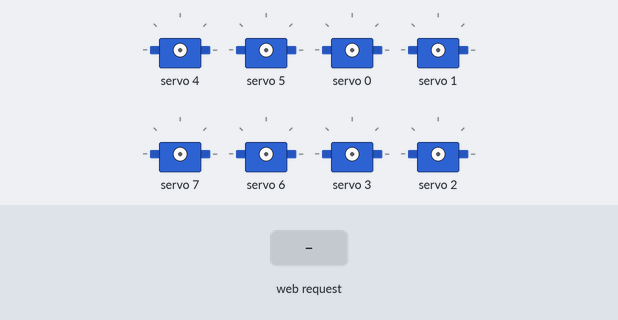
Bench run of a sketch on a simulated ESP8266 (NodeMCU). Parts: 8 × servo. The inputs (shaded band) are chosen by the test bench. WiFi joins after 1.5 s; servers stay silent unless stated; what the sketch prints to the serial monitor is not drawn.

Above: at 2.7 s.
2.8 s: HTTP request GET /walk?duration=1 received
At 4.2 s:
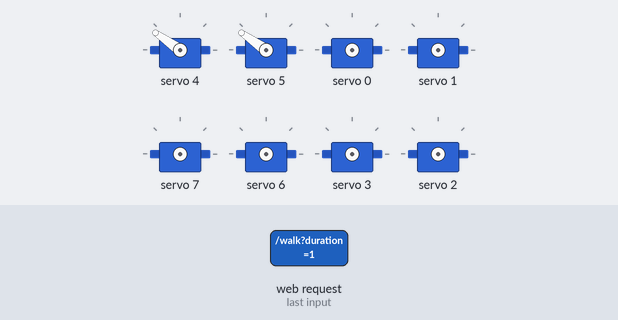
At 5.7 s:
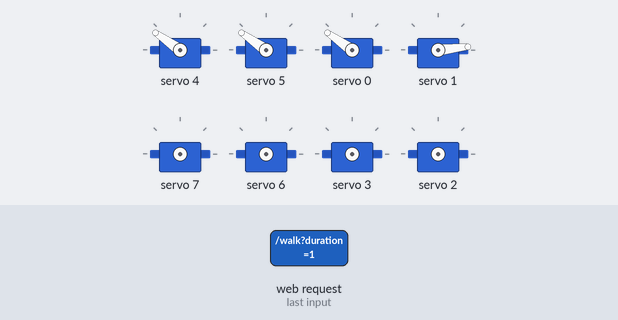
8.8 s: HTTP request GET /walk?duration=0 received
At 16.6 s:
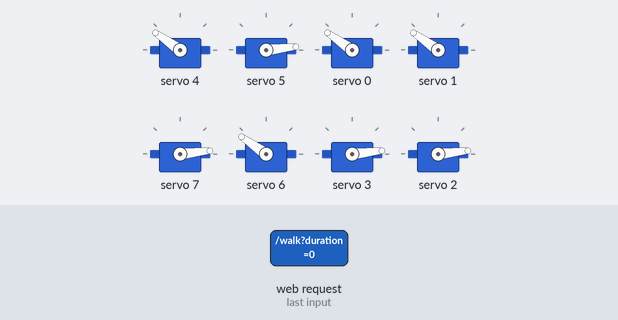
Timing chart, 0 to 18.1 s (numbered marks = the images above; inputs shaded):
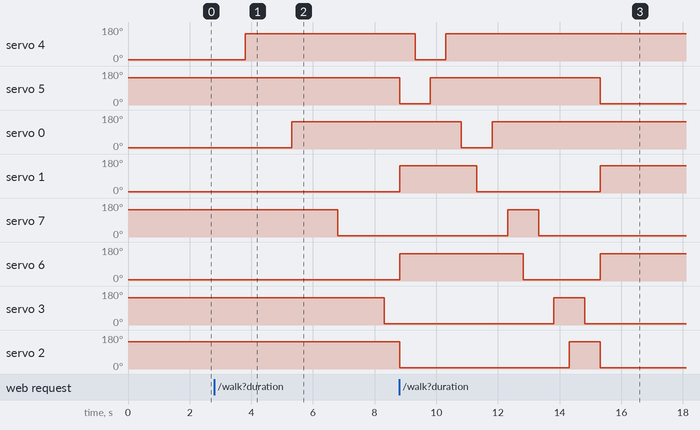

Measured:
- after the input at 2.8 s, servo 4: 6° → 145° after 1.0 s; servo 0: 6° → 145° after 2.5 s; servo 7: 145° → 6° after 4.0 s; servo 3: 145° → 6° after 5.5 s
- after the input at 8.8 s, servo 4: 145° → 6° after 0.51 s, → 145° 1.0 s later; servo 0: 145° → 6° after 2.0 s, → 145° 1.0 s later; servo 7: 6° → 145° after 3.5 s, → 6° 1.0 s later; servo 3: 6° → 145° after 5.0 s, → 6° 1.0 s later

The sketch:

robot.ino
```cpp
#include <ESP8266WiFi.h>
#include <WiFiClient.h>
#include <ESP8266WebServer.h>
#include <Adafruit_PWMServoDriver.h>

const char* ssid = "...";
const char* pass = "...";

enum w_direction {
  FORWARD,
  BACKWARD,
  LEFT,
  RIGHT
};

enum t_direction {
  CLOCKWISE,
  COUNTER
};

struct leg {
  uint8_t hip_pin;
  uint8_t knee_pin;
  uint16_t hip_forward;
  uint16_t hip_backward;
  uint16_t knee_up;
  uint16_t knee_down;
};

#define PMIN 150
#define PMAX 500
#define dlen 500

//black screws = front
struct leg fl {5, 4, PMAX, PMIN, PMIN, PMAX};
struct leg fr {6, 7, PMIN, PMAX, PMAX, PMIN};
struct leg bl {2, 3, PMAX, PMIN, PMAX, PMIN};
struct leg br {1, 0, PMIN, PMAX, PMIN, PMAX};


ESP8266WebServer server(80);
Adafruit_PWMServoDriver pwmDriver = Adafruit_PWMServoDriver();

void setup(){

  Serial.begin(115200);
  Serial.println("Initializing...");

  Serial.print("Connecting to network...");

  // connect to WiFi
  WiFi.begin(ssid, pass);
  while(WiFi.status() != WL_CONNECTED) {
    delay(500);
    Serial.print(".");
  }

  Serial.println("Connected: ");
  Serial.println(ssid);
  Serial.println(WiFi.localIP());

  // init pwm
  pwmDriver.begin();
  pwmDriver.setPWMFreq(60);

  // init server & routes
  server.on("/", handleRoot);
  server.on("/walk", handleWalk);
  server.on("/turn", handleTurn);
  server.onNotFound(handleError);
  server.begin();
}

void loop(){
  server.handleClient();
}

/*
 *  HTTP  Methods
 */

// GET /
void handleRoot(){
  server.send(200, "application/json", "{\"message\":\"success!\"}");
}

void handleError(){

  String mthd = server.method() == HTTP_GET ? "GET" : "POST";
  String msg = "{";
  msg += "\n\"message\":\"";
  msg +=  "404: Invalid Request:\",";
  msg += "\n\"URI\":\"" + server.uri() + "\",";
  msg += "\n\"Method\":\"" + mthd + "\",";
  msg += "\n\"Args\":{";

  for(uint8_t i = 0; i < server.args(); i++){
    msg += "\n\"" + server.argName(i) + "\":\"" + server.arg(i)  + "\",";
  }

  msg += "\n}\n}";

  server.send(404, "application/json",  msg);
}

// POST /walk?direction=forward&duration=3000
void handleWalk(){

  if(isValid()) {

   String direction = server.arg("direction");
   uint16_t  duration = server.arg("duration").toInt();

    walk(direction, duration);

    server.send(200, "application/json", "{\"message\":\"Success!\"}");

  } else {
    handleError();
  }
}


// POST /turn?direction=clockwise&duration=3000
void handleTurn(){

  if(isValid()){

   String direction = server.arg("direction");
   uint16_t  duration = server.arg("duration").toInt();

    turn(direction, duration);

    server.send(200, "application/json", "{\"message\":\"Success!\"}");
  } else {
    handleError();
  }
}


bool isValid(){

  bool isValid = true;

  isValid = server.args() == 2;
  isValid = server.arg("direction").length() > 0;
  isValid = server.arg("duration").length() > 0;

  return isValid;
}


/*
 *  Robot  Control Methods
 */

void walk( String direction, int duration ){

  Serial.println("Walk: " + direction + ", " + duration);

  moveLeg(fl);
  moveLeg(br);
  moveLeg(fr);
  moveLeg(bl);

  moveBody();
}

void turn(String direction, int duration){

  Serial.println("Turn: " + direction + ", " + duration);
}


void moveLeg(leg l){

  //move knee up
  pwmDriver.setPWM(l.knee_pin, 0, l.knee_up);

  delay(dlen);

  //move hip forward
  pwmDriver.setPWM(l.hip_pin, 0, l.hip_forward);

  delay(dlen);

  //move knee down
  pwmDriver.setPWM(l.knee_pin, 0, l.knee_down);

  delay(dlen);
}

void moveBody(){
  pwmDriver.setPWM(fl.hip_pin, 0, fl.hip_backward);
  pwmDriver.setPWM(fr.hip_pin, 0, fr.hip_backward);
  pwmDriver.setPWM(bl.hip_pin, 0, bl.hip_backward);
  pwmDriver.setPWM(br.hip_pin, 0, br.hip_backward);

  delay(dlen);
}

void calibrateForward(){
  pwmDriver.setPWM(fl.hip_pin, 0, fl.hip_forward);
  pwmDriver.setPWM(fr.hip_pin, 0, fr.hip_forward);
  pwmDriver.setPWM(bl.hip_pin, 0, bl.hip_forward);
  pwmDriver.setPWM(br.hip_pin, 0, br.hip_forward);
}

void calibrateUp(){
  pwmDriver.setPWM(fl.knee_pin, 0, fl.knee_up);
  pwmDriver.setPWM(fr.knee_pin, 0, fr.knee_up);
  pwmDriver.setPWM(bl.knee_pin, 0, bl.knee_up);
  pwmDriver.setPWM(br.knee_pin, 0, br.knee_up);
}
```
